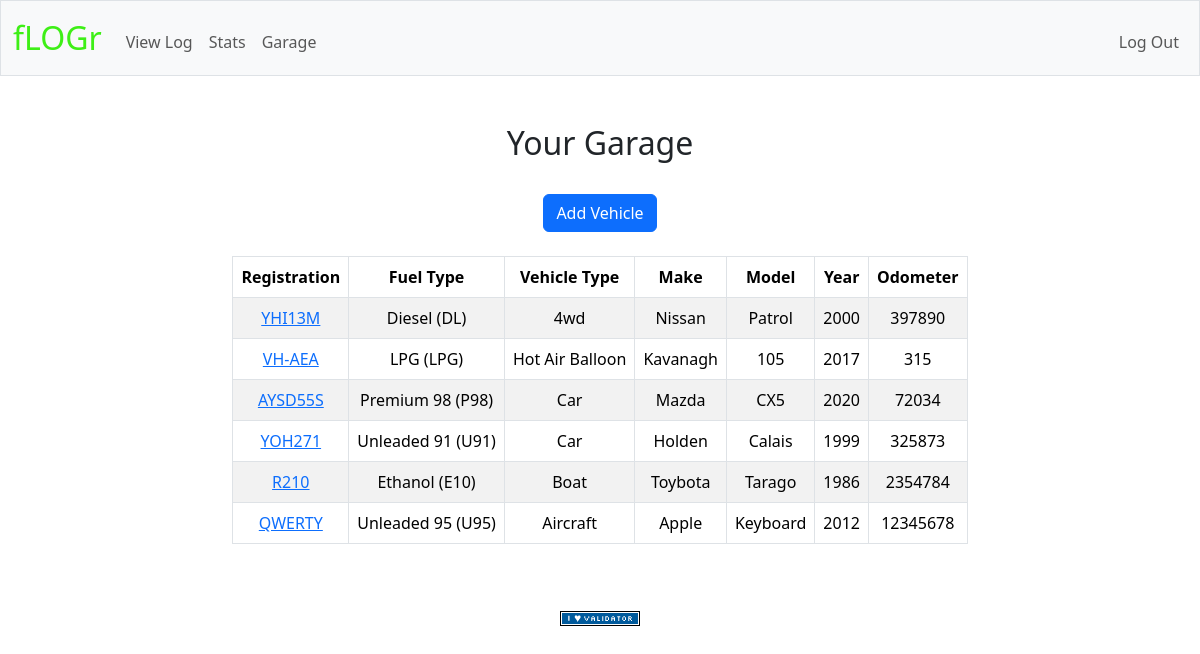
Page /garage (signed in) on the committed database.
### tables this page shows
CREATE TABLE vehicles (
    id INTEGER PRIMARY KEY AUTOINCREMENT,
    user_id INTEGER NOT NULL,
    registration VARCHAR(10) NOT NULL UNIQUE,
    fuel_type VARCHAR(10),
    vehicle_type VARCHAR(20) NOT NULL,
    make VARCHAR(20) NOT NULL,
    model VARCHAR(20) NOT NULL,
    year INTEGER NOT NULL,
    odometer INTEGER NOT NULL CHECK (odometer >= 0),
    FOREIGN KEY (user_id) REFERENCES users(id),
    FOREIGN KEY (fuel_type) REFERENCES fuel_types(code)
);

CREATE TABLE fuel_types (
    code VARCHAR(10) PRIMARY KEY,
    name VARCHAR(50) NOT NULL UNIQUE
);

### app.py (the view)
@app.route("/garage")
@login_required
def garage():
    user_id = session["user_id"]
    vehicles = db.execute("""
        SELECT
            vehicles.registration,
            vehicles.make,
            vehicles.model,
            vehicles.fuel_type,
            vehicles.vehicle_type,
            vehicles.year,
            vehicles.odometer,
            fuel_types.name AS fuel_name
        FROM vehicles
        INNER JOIN fuel_types
        ON vehicles.fuel_type = fuel_types.code
        WHERE user_id = ?
        """, user_id)
    return render_template("garage.html", vehicles=vehicles)

### app.py (called while the page is built)
@app.after_request
def after_request(response):
    response.headers["Cache-Control"] = "no-cache, no-store, must-revalidate"
    response.headers["Expires"] = 0
    response.headers["Pragma"] = "no-cache"
    return response

### helpers.py (called while the page is built)
def login_required(f):
    @wraps(f)
    def decorated_function(*args, **kwargs):
        if session.get("user_id") is None:
            return redirect("/login")
        return f(*args, **kwargs)
    return decorated_function

### templates/garage.html (shortened to what this page needs)
{% extends "layout.html" %}
{% block main %}
<div class="container d-flex flex-column align-items-center">
    <h2>Your Garage</h2>
    <br>
    <div>
        <a class="btn btn-primary" href="/add_vehicle">Add Vehicle</a>
    </div>
    <br>
    <div class="table-responsive">
        <table class="table table-striped table-bordered">
            <thead class="thead-dark">
                <tr>
                    <th scope="col">Registration</th>
                    <th scope="col" class="d-none d-sm-table-cell">Fuel Type</th>
                    <th scope="col" class="d-none d-sm-table-cell">Vehicle Type</th>
                    <th scope="col">Make</th>
                    <th scope="col">Model</th>
                    <th scope="col" class="d-none d-sm-table-cell">Year</th>
                    <th scope="col" class="d-none d-sm-table-cell">Odometer</th>
                </tr>
            </thead>
            <tbody>
                {% for vehicle in vehicles %}
                <tr>
                    <td><a href="{{ url_for('vehicle_details', registration=vehicle.registration) }}">{{ vehicle.registration }}</a></td>
                    <td class="d-none d-sm-table-cell">{{ vehicle.fuel_name }} ({{ vehicle.fuel_type }})</td>
                    <td class="d-none d-sm-table-cell">{{ vehicle.vehicle_type }}</td>
                    <td>{{ vehicle.make }}</td>
                    <td>{{ vehicle.model }}</td>
                    <td class="d-none d-sm-table-cell">{{ vehicle.year }}</td>
                    <td class="d-none d-sm-table-cell">{{ vehicle.odometer }}</td>
                </tr>
                {% endfor %}
            </tbody>
        </table>
    </div>
</div>
{% endblock %}

### static/styles.css (style rules this page uses)
table { background-color: transparent; margin-bottom: 1rem; vertical-align: middle; margin-left: auto; margin-right: auto; width: 50%; }
table th, table td { padding: 0.75rem; vertical-align: middle; }
tbody tr:nth-of-type(odd) { background-color: rgb(179, 208, 255, 0.3) }

### rows in the picture
vehicles: registration "YHI13M", fuel_name "Diesel", fuel_type "DL", vehicle_type "4wd", make "Nissan", model "Patrol", year "2000", odometer "397890"
vehicles: registration "VH-AEA", fuel_name "LPG", fuel_type "LPG", vehicle_type "Hot Air Balloon", make "Kavanagh", model "105", year "2017", odometer "315"
vehicles: registration "AYSD55S", fuel_name "Premium 98", fuel_type "P98", vehicle_type "Car", make "Mazda", model "CX5", year "2020", odometer "72034"
vehicles: registration "YOH271", fuel_name "Unleaded 91", fuel_type "U91", vehicle_type "Car", make "Holden", model "Calais", year "1999", odometer "325873"
vehicles: registration "R210", fuel_name "Ethanol", fuel_type "E10", vehicle_type "Boat", make "Toybota", model "Tarago", year "1986", odometer "2354784"
vehicles: registration "QWERTY", fuel_name "Unleaded 95", fuel_type "U95", vehicle_type "Aircraft", make "Apple", model "Keyboard", year "2012", odometer "12345678"
